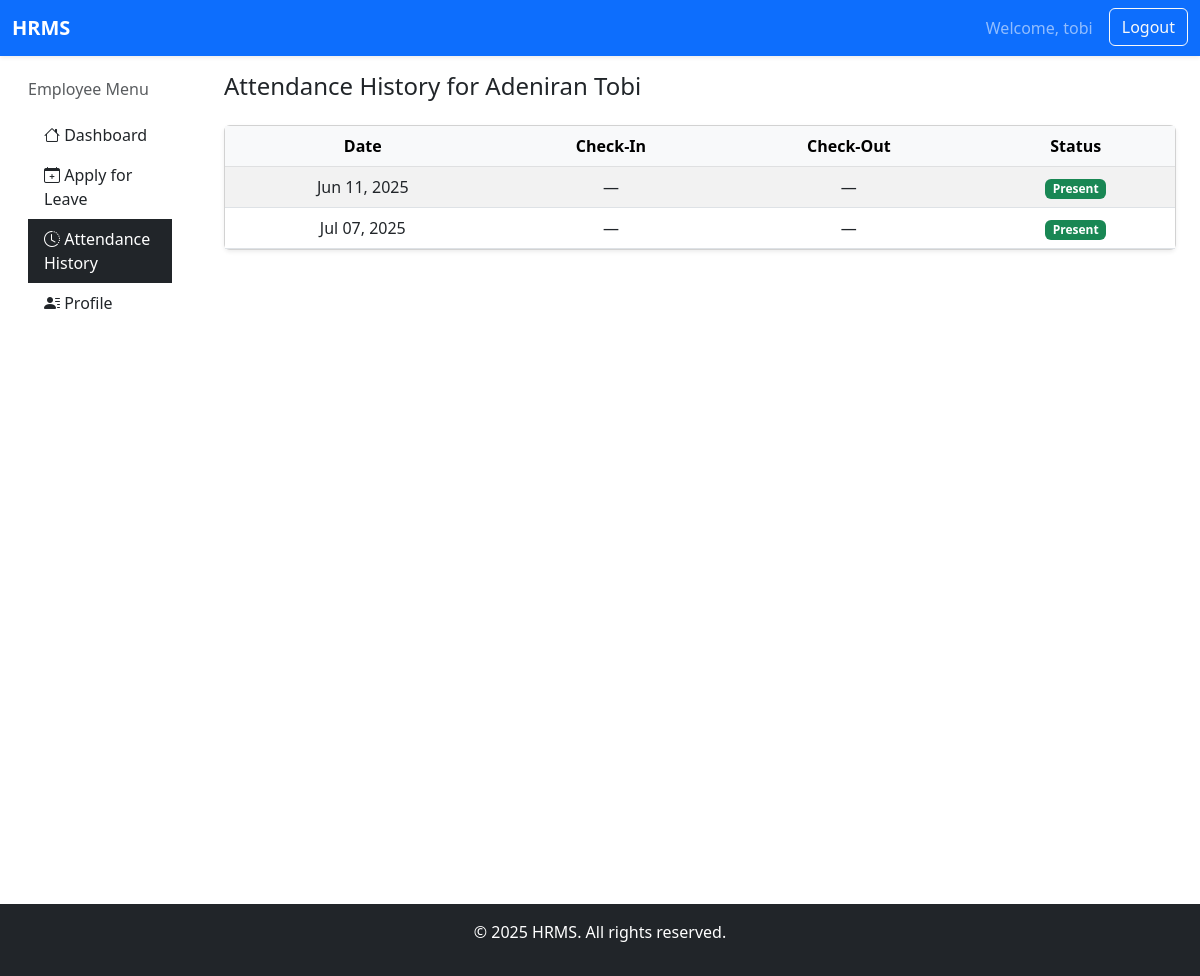
Before: /attendance/ (signed in) with the older database file.
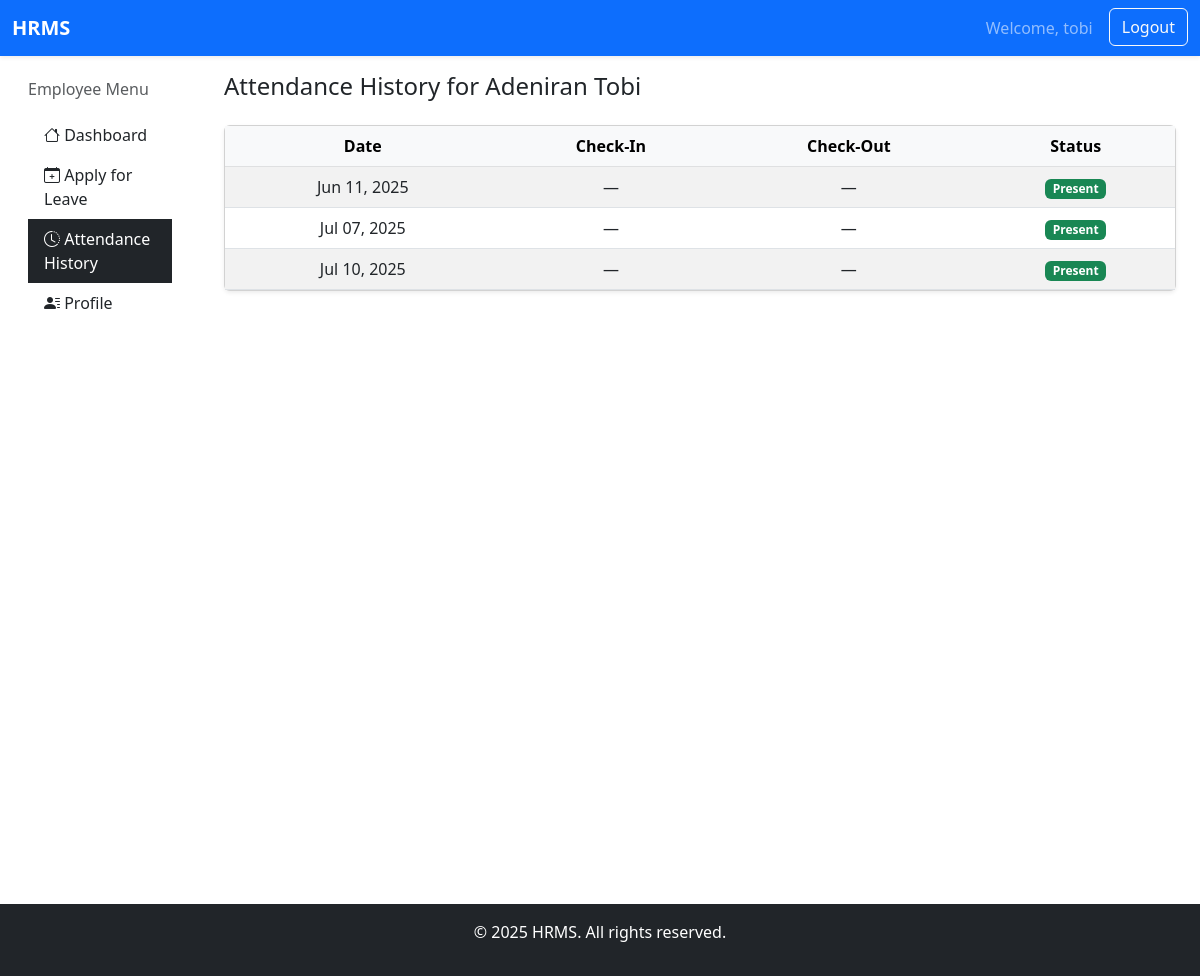
After: the same page with the newer database file.
### core/models.py (models this page shows, shortened)
class Attendance(models.Model):
    STATUS_CHOICES = [
        ('Present', 'Present'),
        ('Absent', 'Absent'),
    ]
    employee = models.ForeignKey(User, on_delete=models.CASCADE)
    date = models.DateField()
    status = models.CharField(max_length=10, choices=STATUS_CHOICES)
    class Meta:
        unique_together = ('employee', 'date')

### core/views.py (the view)
# urls.py: path('attendance/', views.my_attendance, name='attendance'),
@login_required
def my_attendance(request):
    employee = get_object_or_404(Employee, user=request.user)
    attendance_list = Attendance.objects.filter(employee=request.user)
    context = {"employee": employee, "attendance_list": attendance_list}
    return render(
        request,
        "core/attendance.html", context
    )

### templates/core/attendance.html (shortened to what this page needs)
{% extends "core/base.html" %}
{% block brand_link %}
<a class="navbar-brand" href="{% url 'hr_dashboard' %}"><b>HRMS</b></a>
{% endblock %}
{% block content %}
{% include "core/emp_sidebar.html" %}
<main class="col-md-9 ms-sm-auto col-lg-10 px-md-4 mt-3">
  <h4 class="mb-4">Attendance History for {{ employee.user.get_full_name }}</h4>
  <div class="card shadow-sm">
    <div class="card-body p-0">
      <div class="table-responsive">
        <table class="table table-striped table-hover mb-0 align-middle">
          <thead class="table-light text-center">
            <tr>
              <th>Date</th>
              <th>Check‑In</th>
              <th>Check‑Out</th>
              <th>Status</th>
            </tr>
          </thead>
          <tbody>
            {% for record in attendance_list %}
              <tr class="text-center">
                <td>{{ record.date|date:"M d, Y" }}</td>
                <td>{{ record.check_in|default:"—" }}</td>
                <td>{{ record.check_out|default:"—" }}</td>
                <td>
                  <span class="badge
                    {% if record.status == 'Present' %} bg-success
                    {% elif record.status == 'Late' %} bg-warning text-dark
                    {% elif record.status == 'Absent' %} bg-danger
                    {% else %} bg-info
                    {% endif %}">
                    {{ record.status }}
                  </span>
                </td>
              </tr>
            {% empty %}
              <tr>
                <td colspan="5" class="text-center py-4">No attendance records found.</td>
              </tr>
            {% endfor %}
          </tbody>
        </table>
      </div>
    </div>
  </div>
  </div>
{% endblock %}

Changed rows visible on the page:
added Attendance: date "Jul 10, 2025", check_in "—", check_out "—", status "Present"
